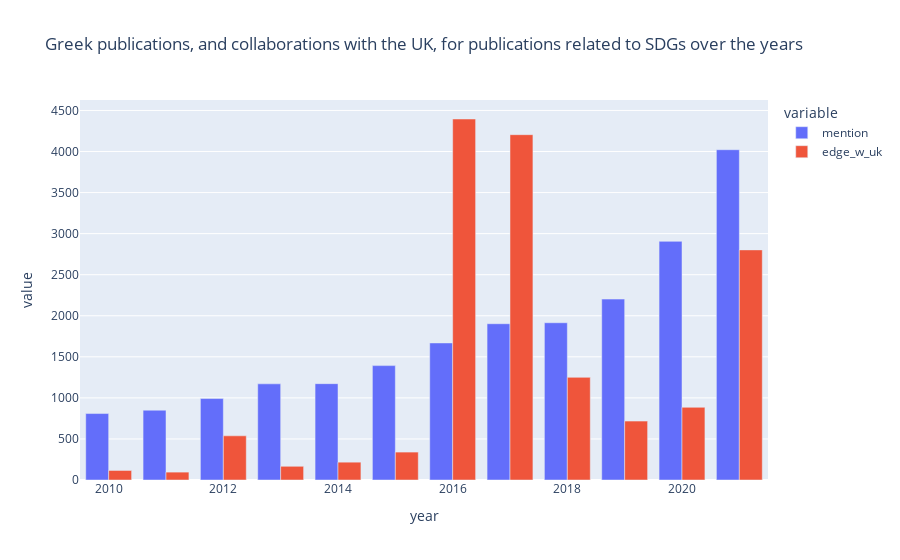

Notebook code cell kept with this figure:
### Code cell
fig = px.bar(df_melt, x=df_melt.index, y='value', barmode='group',color="variable", template="plotly", title="Greek publications, and collaborations with the UK, for publications related to SDGs over the years")
fig.write_image("focus_on_greece.jpg")
fig.show()

### Figure 1 — Plotly figure (JSON) as saved in the notebook; plotly's stock layout.template omitted (floating-point values rounded to 4 significant figures)
{"data": [{"alignmentgroup": "True", "hovertemplate": "variable=mention<br>year=%{x}<br>value=%{y}<extra></extra>", "legendgroup": "mention", "marker": {"color": "#636efa", "pattern": {"shape": ""}}, "name": "mention", "offsetgroup": "mention", "orientation": "v", "showlegend": true, "textposition": "auto", "x": [2010, 2011, 2012, 2013, 2014, 2015, 2016, 2017, 2018, 2019, 2020, 2021], "xaxis": "x", "y": [809, 850, 992, 1171, 1173, 1393, 1669, 1903, 1915, 2203, 2906, 4022], "yaxis": "y", "type": "bar"}, {"alignmentgroup": "True", "hovertemplate": "variable=edge_w_uk<br>year=%{x}<br>value=%{y}<extra></extra>", "legendgroup": "edge_w_uk", "marker": {"color": "#EF553B", "pattern": {"shape": ""}}, "name": "edge_w_uk", "offsetgroup": "edge_w_uk", "orientation": "v", "showlegend": true, "textposition": "auto", "x": [2010, 2011, 2012, 2013, 2014, 2015, 2016, 2017, 2018, 2019, 2020, 2021], "xaxis": "x", "y": [116, 96, 538, 167, 217, 340, 4396, 4205, 1250, 717, 885, 2802], "yaxis": "y", "type": "bar"}], "layout": {"xaxis": {"anchor": "y", "domain": [0.0, 1.0], "title": {"text": "year"}}, "yaxis": {"anchor": "x", "domain": [0.0, 1.0], "title": {"text": "value"}}, "legend": {"title": {"text": "variable"}, "tracegroupgap": 0}, "title": {"text": "Greek publications, and collaborations with the UK, for publications related to SDGs over the years"}, "barmode": "group"}}
